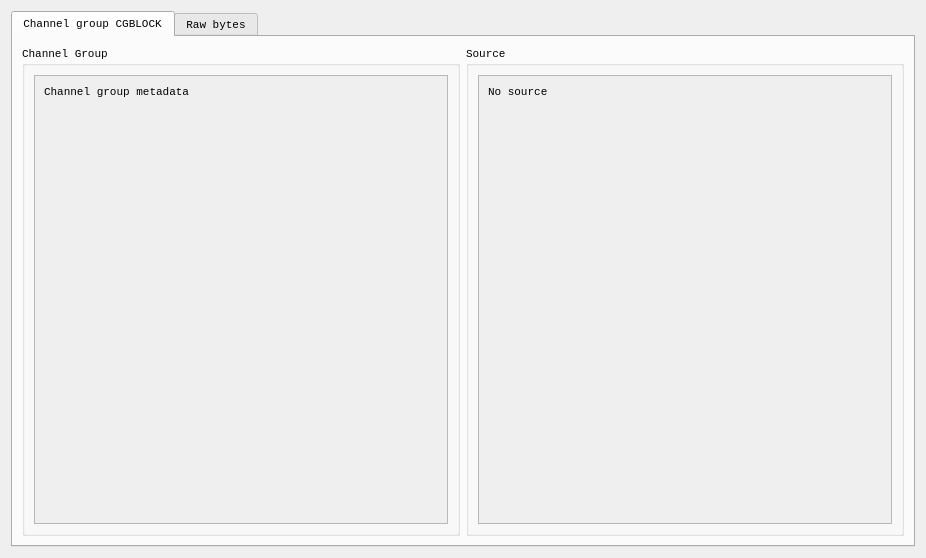
<?xml version="1.0" encoding="UTF-8"?>
<ui version="4.0">
 <class>ChannelGroupInfo</class>
 <widget class="QWidget" name="ChannelGroupInfo">
  <property name="geometry">
   <rect>
    <x>0</x>
    <y>0</y>
    <width>926</width>
    <height>558</height>
   </rect>
  </property>
  <property name="windowTitle">
   <string>Form</string>
  </property>
  <layout class="QVBoxLayout" name="verticalLayout_2">
   <item>
    <widget class="QTabWidget" name="tabs">
     <property name="font">
      <font>
       <family>Consolas</family>
       <pointsize>8</pointsize>
      </font>
     </property>
     <property name="currentIndex">
      <number>0</number>
     </property>
     <widget class="QWidget" name="ta_widet">
      <attribute name="title">
       <string>Channel group CGBLOCK</string>
      </attribute>
      <layout class="QHBoxLayout" name="horizontalLayout">
       <item>
        <widget class="QGroupBox" name="groupBox">
         <property name="title">
          <string>Channel Group</string>
         </property>
         <property name="flat">
          <bool>false</bool>
         </property>
         <layout class="QVBoxLayout" name="verticalLayout_4">
          <item>
           <widget class="QScrollArea" name="scrollArea">
            <property name="widgetResizable">
             <bool>true</bool>
            </property>
            <widget class="QWidget" name="scrollAreaWidgetContents">
             <property name="geometry">
              <rect>
               <x>0</x>
               <y>0</y>
               <width>417</width>
               <height>461</height>
              </rect>
             </property>
             <layout class="QVBoxLayout" name="verticalLayout_3">
              <item>
               <widget class="QLabel" name="channel_group_label">
                <property name="text">
                 <string>Channel group metadata</string>
                </property>
                <property name="textInteractionFlags">
                 <set>Qt::LinksAccessibleByMouse|Qt::TextSelectableByKeyboard|Qt::TextSelectableByMouse</set>
                </property>
               </widget>
              </item>
              <item>
               <spacer name="verticalSpacer_3">
                <property name="orientation">
                 <enum>Qt::Vertical</enum>
                </property>
                <property name="sizeHint" stdset="0">
                 <size>
                  <width>20</width>
                  <height>40</height>
                 </size>
                </property>
               </spacer>
              </item>
             </layout>
            </widget>
           </widget>
          </item>
         </layout>
        </widget>
       </item>
       <item>
        <widget class="QGroupBox" name="groupBox_3">
         <property name="title">
          <string>Source</string>
         </property>
         <layout class="QVBoxLayout" name="verticalLayout_5">
          <item>
           <widget class="QScrollArea" name="scrollArea_3">
            <property name="widgetResizable">
             <bool>true</bool>
            </property>
            <widget class="QWidget" name="scrollAreaWidgetContents_3">
             <property name="geometry">
              <rect>
               <x>0</x>
               <y>0</y>
               <width>417</width>
               <height>461</height>
              </rect>
             </property>
             <layout class="QVBoxLayout" name="verticalLayout">
              <item>
               <widget class="QLabel" name="source_label">
                <property name="text">
                 <string>No source</string>
                </property>
                <property name="textInteractionFlags">
                 <set>Qt::LinksAccessibleByMouse|Qt::TextSelectableByKeyboard|Qt::TextSelectableByMouse</set>
                </property>
               </widget>
              </item>
              <item>
               <spacer name="verticalSpacer_2">
                <property name="orientation">
                 <enum>Qt::Vertical</enum>
                </property>
                <property name="sizeHint" stdset="0">
                 <size>
                  <width>20</width>
                  <height>40</height>
                 </size>
                </property>
               </spacer>
              </item>
             </layout>
            </widget>
           </widget>
          </item>
         </layout>
        </widget>
       </item>
      </layout>
     </widget>
     <widget class="QWidget" name="tab_2">
      <attribute name="title">
       <string>Raw bytes</string>
      </attribute>
      <layout class="QHBoxLayout" name="horizontalLayout_3">
       <item>
        <widget class="QSplitter" name="splitter">
         <property name="orientation">
          <enum>Qt::Horizontal</enum>
         </property>
         <widget class="QWidget" name="layoutWidget">
          <layout class="QVBoxLayout" name="verticalLayout_6">
           <item>
            <widget class="QCheckBox" name="wrap">
             <property name="text">
              <string>Text wrap</string>
             </property>
             <property name="checked">
              <bool>true</bool>
             </property>
            </widget>
           </item>
           <item>
            <widget class="QListWidget" name="channels"/>
           </item>
          </layout>
         </widget>
         <widget class="QPlainTextEdit" name="display">
          <property name="verticalScrollBarPolicy">
           <enum>Qt::ScrollBarAlwaysOff</enum>
          </property>
          <property name="undoRedoEnabled">
           <bool>false</bool>
          </property>
          <property name="lineWrapMode">
           <enum>QPlainTextEdit::WidgetWidth</enum>
          </property>
          <property name="readOnly">
           <bool>true</bool>
          </property>
         </widget>
        </widget>
       </item>
       <item>
        <widget class="QScrollBar" name="scroll">
         <property name="maximum">
          <number>9999</number>
         </property>
         <property name="orientation">
          <enum>Qt::Vertical</enum>
         </property>
        </widget>
       </item>
      </layout>
     </widget>
    </widget>
   </item>
  </layout>
 </widget>
 <resources/>
 <connections/>
</ui>
